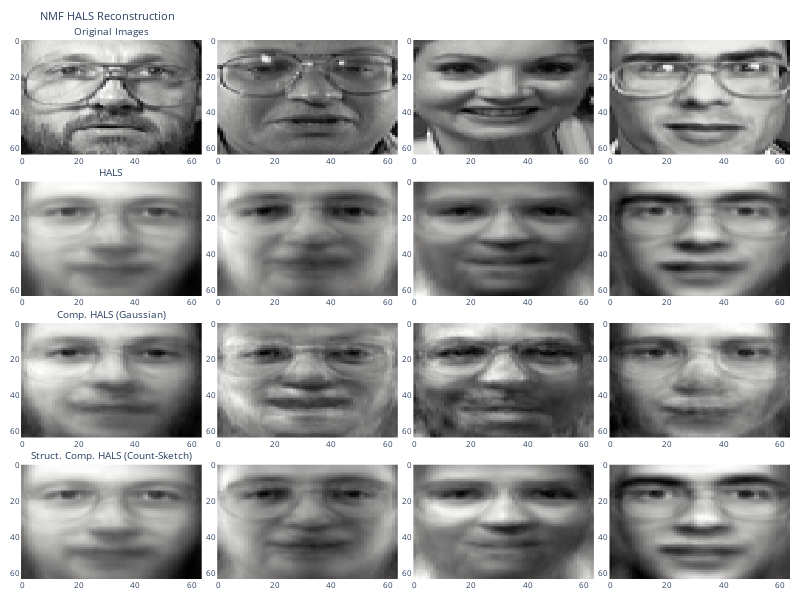

Notebook code cell kept with this figure:
### Markdown cell above
*Plot: Visual Reconstruction Error by Method*

### Code cell
n_images = 4

fig = make_subplots(
    rows=4, cols=4,
    subplot_titles=(["Original Images"] + [' ']*3 + 
                   ["HALS"] + [' ']*3 + 
                   ["Comp. HALS (Gaussian)"] + [' ']*3 + 
                   ["Struct. Comp. HALS (Count-Sketch)"] + [' ']*3),
    vertical_spacing=0.05,
    horizontal_spacing=0.02
)

matrix_pairs = [
    ("Original", X_faces),
    ("HALS", X_hals @ Y_hals),
    ("Compressed HALS", X_c_hals @ Y_c_hals),
    ("Structured Compressed HALS", X_sc_hals @ Y_sc_hals)
]

for row, (name, Z) in enumerate(matrix_pairs, start=1):
    for col in range(1, n_images + 1):
        z = Z[col-1].reshape(64, 64)
        fig.add_trace(
            go.Heatmap(z=z, colorscale='gray', showscale=False),
            row=row, col=col
        )

fig.update_layout(
    title="NMF HALS Reconstruction",
    width=800,
    height=600,
    font=dict(size=8),  
    margin=dict(l=10, r=10, b=10, t=40, pad=0), 
    plot_bgcolor='white',
    paper_bgcolor='white'
)

fig.update_annotations(font_size=10)
fig.update_yaxes(autorange='reversed')
fig.show()

### Figure 1 — Plotly figure (JSON) as saved in the notebook; plotly's stock layout.template omitted (floating-point values rounded to 4 significant figures; data arrays with more than 128 entries replaced by an {"elided": "..."} marker saying what was removed)
{"data": [{"colorscale": [[0, "rgb(0, 0, 0)"], [0.09091, "rgb(16, 16, 16)"], [0.1818, "rgb(38, 38, 38)"], [0.2727, "rgb(59, 59, 59)"], [0.3636, "rgb(81, 80, 80)"], [0.4545, "rgb(102, 101, 101)"], [0.5455, "rgb(124, 123, 122)"], [0.6364, "rgb(146, 146, 145)"], [0.7273, "rgb(171, 171, 170)"], [0.8182, "rgb(197, 197, 195)"], [0.9091, "rgb(224, 224, 223)"], [1, "rgb(254, 254, 253)"]], "showscale": false, "type": "heatmap", "xaxis": "x", "yaxis": "y", "z": {"elided": "64x64 float values"}}, {"colorscale": [[0, "rgb(0, 0, 0)"], [0.09091, "rgb(16, 16, 16)"], [0.1818, "rgb(38, 38, 38)"], [0.2727, "rgb(59, 59, 59)"], [0.3636, "rgb(81, 80, 80)"], [0.4545, "rgb(102, 101, 101)"], [0.5455, "rgb(124, 123, 122)"], [0.6364, "rgb(146, 146, 145)"], [0.7273, "rgb(171, 171, 170)"], [0.8182, "rgb(197, 197, 195)"], [0.9091, "rgb(224, 224, 223)"], [1, "rgb(254, 254, 253)"]], "showscale": false, "type": "heatmap", "xaxis": "x2", "yaxis": "y2", "z": {"elided": "64x64 float values"}}, {"colorscale": [[0, "rgb(0, 0, 0)"], [0.09091, "rgb(16, 16, 16)"], [0.1818, "rgb(38, 38, 38)"], [0.2727, "rgb(59, 59, 59)"], [0.3636, "rgb(81, 80, 80)"], [0.4545, "rgb(102, 101, 101)"], [0.5455, "rgb(124, 123, 122)"], [0.6364, "rgb(146, 146, 145)"], [0.7273, "rgb(171, 171, 170)"], [0.8182, "rgb(197, 197, 195)"], [0.9091, "rgb(224, 224, 223)"], [1, "rgb(254, 254, 253)"]], "showscale": false, "type": "heatmap", "xaxis": "x3", "yaxis": "y3", "z": {"elided": "64x64 float values"}}, {"colorscale": [[0, "rgb(0, 0, 0)"], [0.09091, "rgb(16, 16, 16)"], [0.1818, "rgb(38, 38, 38)"], [0.2727, "rgb(59, 59, 59)"], [0.3636, "rgb(81, 80, 80)"], [0.4545, "rgb(102, 101, 101)"], [0.5455, "rgb(124, 123, 122)"], [0.6364, "rgb(146, 146, 145)"], [0.7273, "rgb(171, 171, 170)"], [0.8182, "rgb(197, 197, 195)"], [0.9091, "rgb(224, 224, 223)"], [1, "rgb(254, 254, 253)"]], "showscale": false, "type": "heatmap", "xaxis": "x4", "yaxis": "y4", "z": {"elided": "64x64 float values"}}, {"colorscale": [[0, "rgb(0, 0, 0)"], [0.09091, "rgb(16, 16, 16)"], [0.1818, "rgb(38, 38, 38)"], [0.2727, "rgb(59, 59, 59)"], [0.3636, "rgb(81, 80, 80)"], [0.4545, "rgb(102, 101, 101)"], [0.5455, "rgb(124, 123, 122)"], [0.6364, "rgb(146, 146, 145)"], [0.7273, "rgb(171, 171, 170)"], [0.8182, "rgb(197, 197, 195)"], [0.9091, "rgb(224, 224, 223)"], [1, "rgb(254, 254, 253)"]], "showscale": false, "type": "heatmap", "xaxis": "x5", "yaxis": "y5", "z": {"elided": "64x64 float values"}}, {"colorscale": [[0, "rgb(0, 0, 0)"], [0.09091, "rgb(16, 16, 16)"], [0.1818, "rgb(38, 38, 38)"], [0.2727, "rgb(59, 59, 59)"], [0.3636, "rgb(81, 80, 80)"], [0.4545, "rgb(102, 101, 101)"], [0.5455, "rgb(124, 123, 122)"], [0.6364, "rgb(146, 146, 145)"], [0.7273, "rgb(171, 171, 170)"], [0.8182, "rgb(197, 197, 195)"], [0.9091, "rgb(224, 224, 223)"], [1, "rgb(254, 254, 253)"]], "showscale": false, "type": "heatmap", "xaxis": "x6", "yaxis": "y6", "z": {"elided": "64x64 float values"}}, {"colorscale": [[0, "rgb(0, 0, 0)"], [0.09091, "rgb(16, 16, 16)"], [0.1818, "rgb(38, 38, 38)"], [0.2727, "rgb(59, 59, 59)"], [0.3636, "rgb(81, 80, 80)"], [0.4545, "rgb(102, 101, 101)"], [0.5455, "rgb(124, 123, 122)"], [0.6364, "rgb(146, 146, 145)"], [0.7273, "rgb(171, 171, 170)"], [0.8182, "rgb(197, 197, 195)"], [0.9091, "rgb(224, 224, 223)"], [1, "rgb(254, 254, 253)"]], "showscale": false, "type": "heatmap", "xaxis": "x7", "yaxis": "y7", "z": {"elided": "64x64 float values"}}, {"colorscale": [[0, "rgb(0, 0, 0)"], [0.09091, "rgb(16, 16, 16)"], [0.1818, "rgb(38, 38, 38)"], [0.2727, "rgb(59, 59, 59)"], [0.3636, "rgb(81, 80, 80)"], [0.4545, "rgb(102, 101, 101)"], [0.5455, "rgb(124, 123, 122)"], [0.6364, "rgb(146, 146, 145)"], [0.7273, "rgb(171, 171, 170)"], [0.8182, "rgb(197, 197, 195)"], [0.9091, "rgb(224, 224, 223)"], [1, "rgb(254, 254, 253)"]], "showscale": false, "type": "heatmap", "xaxis": "x8", "yaxis": "y8", "z": {"elided": "64x64 float values"}}, {"colorscale": [[0, "rgb(0, 0, 0)"], [0.09091, "rgb(16, 16, 16)"], [0.1818, "rgb(38, 38, 38)"], [0.2727, "rgb(59, 59, 59)"], [0.3636, "rgb(81, 80, 80)"], [0.4545, "rgb(102, 101, 101)"], [0.5455, "rgb(124, 123, 122)"], [0.6364, "rgb(146, 146, 145)"], [0.7273, "rgb(171, 171, 170)"], [0.8182, "rgb(197, 197, 195)"], [0.9091, "rgb(224, 224, 223)"], [1, "rgb(254, 254, 253)"]], "showscale": false, "type": "heatmap", "xaxis": "x9", "yaxis": "y9", "z": {"elided": "64x64 float values"}}, {"colorscale": [[0, "rgb(0, 0, 0)"], [0.09091, "rgb(16, 16, 16)"], [0.1818, "rgb(38, 38, 38)"], [0.2727, "rgb(59, 59, 59)"], [0.3636, "rgb(81, 80, 80)"], [0.4545, "rgb(102, 101, 101)"], [0.5455, "rgb(124, 123, 122)"], [0.6364, "rgb(146, 146, 145)"], [0.7273, "rgb(171, 171, 170)"], [0.8182, "rgb(197, 197, 195)"], [0.9091, "rgb(224, 224, 223)"], [1, "rgb(254, 254, 253)"]], "showscale": false, "type": "heatmap", "xaxis": "x10", "yaxis": "y10", "z": {"elided": "64x64 float values"}}, {"colorscale": [[0, "rgb(0, 0, 0)"], [0.09091, "rgb(16, 16, 16)"], [0.1818, "rgb(38, 38, 38)"], [0.2727, "rgb(59, 59, 59)"], [0.3636, "rgb(81, 80, 80)"], [0.4545, "rgb(102, 101, 101)"], [0.5455, "rgb(124, 123, 122)"], [0.6364, "rgb(146, 146, 145)"], [0.7273, "rgb(171, 171, 170)"], [0.8182, "rgb(197, 197, 195)"], [0.9091, "rgb(224, 224, 223)"], [1, "rgb(254, 254, 253)"]], "showscale": false, "type": "heatmap", "xaxis": "x11", "yaxis": "y11", "z": {"elided": "64x64 float values"}}, {"colorscale": [[0, "rgb(0, 0, 0)"], [0.09091, "rgb(16, 16, 16)"], [0.1818, "rgb(38, 38, 38)"], [0.2727, "rgb(59, 59, 59)"], [0.3636, "rgb(81, 80, 80)"], [0.4545, "rgb(102, 101, 101)"], [0.5455, "rgb(124, 123, 122)"], [0.6364, "rgb(146, 146, 145)"], [0.7273, "rgb(171, 171, 170)"], [0.8182, "rgb(197, 197, 195)"], [0.9091, "rgb(224, 224, 223)"], [1, "rgb(254, 254, 253)"]], "showscale": false, "type": "heatmap", "xaxis": "x12", "yaxis": "y12", "z": {"elided": "64x64 float values"}}, {"colorscale": [[0, "rgb(0, 0, 0)"], [0.09091, "rgb(16, 16, 16)"], [0.1818, "rgb(38, 38, 38)"], [0.2727, "rgb(59, 59, 59)"], [0.3636, "rgb(81, 80, 80)"], [0.4545, "rgb(102, 101, 101)"], [0.5455, "rgb(124, 123, 122)"], [0.6364, "rgb(146, 146, 145)"], [0.7273, "rgb(171, 171, 170)"], [0.8182, "rgb(197, 197, 195)"], [0.9091, "rgb(224, 224, 223)"], [1, "rgb(254, 254, 253)"]], "showscale": false, "type": "heatmap", "xaxis": "x13", "yaxis": "y13", "z": {"elided": "64x64 float values"}}, {"colorscale": [[0, "rgb(0, 0, 0)"], [0.09091, "rgb(16, 16, 16)"], [0.1818, "rgb(38, 38, 38)"], [0.2727, "rgb(59, 59, 59)"], [0.3636, "rgb(81, 80, 80)"], [0.4545, "rgb(102, 101, 101)"], [0.5455, "rgb(124, 123, 122)"], [0.6364, "rgb(146, 146, 145)"], [0.7273, "rgb(171, 171, 170)"], [0.8182, "rgb(197, 197, 195)"], [0.9091, "rgb(224, 224, 223)"], [1, "rgb(254, 254, 253)"]], "showscale": false, "type": "heatmap", "xaxis": "x14", "yaxis": "y14", "z": {"elided": "64x64 float values"}}, {"colorscale": [[0, "rgb(0, 0, 0)"], [0.09091, "rgb(16, 16, 16)"], [0.1818, "rgb(38, 38, 38)"], [0.2727, "rgb(59, 59, 59)"], [0.3636, "rgb(81, 80, 80)"], [0.4545, "rgb(102, 101, 101)"], [0.5455, "rgb(124, 123, 122)"], [0.6364, "rgb(146, 146, 145)"], [0.7273, "rgb(171, 171, 170)"], [0.8182, "rgb(197, 197, 195)"], [0.9091, "rgb(224, 224, 223)"], [1, "rgb(254, 254, 253)"]], "showscale": false, "type": "heatmap", "xaxis": "x15", "yaxis": "y15", "z": {"elided": "64x64 float values"}}, {"colorscale": [[0, "rgb(0, 0, 0)"], [0.09091, "rgb(16, 16, 16)"], [0.1818, "rgb(38, 38, 38)"], [0.2727, "rgb(59, 59, 59)"], [0.3636, "rgb(81, 80, 80)"], [0.4545, "rgb(102, 101, 101)"], [0.5455, "rgb(124, 123, 122)"], [0.6364, "rgb(146, 146, 145)"], [0.7273, "rgb(171, 171, 170)"], [0.8182, "rgb(197, 197, 195)"], [0.9091, "rgb(224, 224, 223)"], [1, "rgb(254, 254, 253)"]], "showscale": false, "type": "heatmap", "xaxis": "x16", "yaxis": "y16", "z": {"elided": "64x64 float values"}}], "layout": {"annotations": [{"font": {"size": 10}, "showarrow": false, "text": "Original Images", "x": 0.1175, "xanchor": "center", "xref": "paper", "y": 1, "yanchor": "bottom", "yref": "paper"}, {"font": {"size": 10}, "showarrow": false, "text": " ", "x": 0.3725, "xanchor": "center", "xref": "paper", "y": 1, "yanchor": "bottom", "yref": "paper"}, {"font": {"size": 10}, "showarrow": false, "text": " ", "x": 0.6275, "xanchor": "center", "xref": "paper", "y": 1, "yanchor": "bottom", "yref": "paper"}, {"font": {"size": 10}, "showarrow": false, "text": " ", "x": 0.8825, "xanchor": "center", "xref": "paper", "y": 1, "yanchor": "bottom", "yref": "paper"}, {"font": {"size": 10}, "showarrow": false, "text": "HALS", "x": 0.1175, "xanchor": "center", "xref": "paper", "y": 0.7375, "yanchor": "bottom", "yref": "paper"}, {"font": {"size": 10}, "showarrow": false, "text": " ", "x": 0.3725, "xanchor": "center", "xref": "paper", "y": 0.7375, "yanchor": "bottom", "yref": "paper"}, {"font": {"size": 10}, "showarrow": false, "text": " ", "x": 0.6275, "xanchor": "center", "xref": "paper", "y": 0.7375, "yanchor": "bottom", "yref": "paper"}, {"font": {"size": 10}, "showarrow": false, "text": " ", "x": 0.8825, "xanchor": "center", "xref": "paper", "y": 0.7375, "yanchor": "bottom", "yref": "paper"}, {"font": {"size": 10}, "showarrow": false, "text": "Comp. HALS (Gaussian)", "x": 0.1175, "xanchor": "center", "xref": "paper", "y": 0.475, "yanchor": "bottom", "yref": "paper"}, {"font": {"size": 10}, "showarrow": false, "text": " ", "x": 0.3725, "xanchor": "center", "xref": "paper", "y": 0.475, "yanchor": "bottom", "yref": "paper"}, {"font": {"size": 10}, "showarrow": false, "text": " ", "x": 0.6275, "xanchor": "center", "xref": "paper", "y": 0.475, "yanchor": "bottom", "yref": "paper"}, {"font": {"size": 10}, "showarrow": false, "text": " ", "x": 0.8825, "xanchor": "center", "xref": "paper", "y": 0.475, "yanchor": "bottom", "yref": "paper"}, {"font": {"size": 10}, "showarrow": false, "text": "Struct. Comp. HALS (Count-Sketch)", "x": 0.1175, "xanchor": "center", "xref": "paper", "y": 0.2125, "yanchor": "bottom", "yref": "paper"}, {"font": {"size": 10}, "showarrow": false, "text": " ", "x": 0.3725, "xanchor": "center", "xref": "paper", "y": 0.2125, "yanchor": "bottom", "yref": "paper"}, {"font": {"size": 10}, "showarrow": false, "text": " ", "x": 0.6275, "xanchor": "center", "xref": "paper", "y": 0.2125, "yanchor": "bottom", "yref": "paper"}, {"font": {"size": 10}, "showarrow": false, "text": " ", "x": 0.8825, "xanchor": "center", "xref": "paper", "y": 0.2125, "yanchor": "bottom", "yref": "paper"}], "font": {"size": 8}, "height": 600, "margin": {"b": 10, "l": 10, "pad": 0, "r": 10, "t": 40}, "paper_bgcolor": "white", "plot_bgcolor": "white", "title": {"text": "NMF HALS Reconstruction"}, "width": 800, "xaxis": {"anchor": "y", "domain": [0, 0.235]}, "xaxis10": {"anchor": "y10", "domain": [0.255, 0.49]}, "xaxis11": {"anchor": "y11", "domain": [0.51, 0.745]}, "xaxis12": {"anchor": "y12", "domain": [0.765, 1.0]}, "xaxis13": {"anchor": "y13", "domain": [0, 0.235]}, "xaxis14": {"anchor": "y14", "domain": [0.255, 0.49]}, "xaxis15": {"anchor": "y15", "domain": [0.51, 0.745]}, "xaxis16": {"anchor": "y16", "domain": [0.765, 1.0]}, "xaxis2": {"anchor": "y2", "domain": [0.255, 0.49]}, "xaxis3": {"anchor": "y3", "domain": [0.51, 0.745]}, "xaxis4": {"anchor": "y4", "domain": [0.765, 1.0]}, "xaxis5": {"anchor": "y5", "domain": [0, 0.235]}, "xaxis6": {"anchor": "y6", "domain": [0.255, 0.49]}, "xaxis7": {"anchor": "y7", "domain": [0.51, 0.745]}, "xaxis8": {"anchor": "y8", "domain": [0.765, 1.0]}, "xaxis9": {"anchor": "y9", "domain": [0, 0.235]}, "yaxis": {"anchor": "x", "autorange": "reversed", "domain": [0.7875, 1]}, "yaxis10": {"anchor": "x10", "autorange": "reversed", "domain": [0.2625, 0.475]}, "yaxis11": {"anchor": "x11", "autorange": "reversed", "domain": [0.2625, 0.475]}, "yaxis12": {"anchor": "x12", "autorange": "reversed", "domain": [0.2625, 0.475]}, "yaxis13": {"anchor": "x13", "autorange": "reversed", "domain": [0, 0.2125]}, "yaxis14": {"anchor": "x14", "autorange": "reversed", "domain": [0, 0.2125]}, "yaxis15": {"anchor": "x15", "autorange": "reversed", "domain": [0, 0.2125]}, "yaxis16": {"anchor": "x16", "autorange": "reversed", "domain": [0, 0.2125]}, "yaxis2": {"anchor": "x2", "autorange": "reversed", "domain": [0.7875, 1]}, "yaxis3": {"anchor": "x3", "autorange": "reversed", "domain": [0.7875, 1]}, "yaxis4": {"anchor": "x4", "autorange": "reversed", "domain": [0.7875, 1]}, "yaxis5": {"anchor": "x5", "autorange": "reversed", "domain": [0.525, 0.7375]}, "yaxis6": {"anchor": "x6", "autorange": "reversed", "domain": [0.525, 0.7375]}, "yaxis7": {"anchor": "x7", "autorange": "reversed", "domain": [0.525, 0.7375]}, "yaxis8": {"anchor": "x8", "autorange": "reversed", "domain": [0.525, 0.7375]}, "yaxis9": {"anchor": "x9", "autorange": "reversed", "domain": [0.2625, 0.475]}}}
